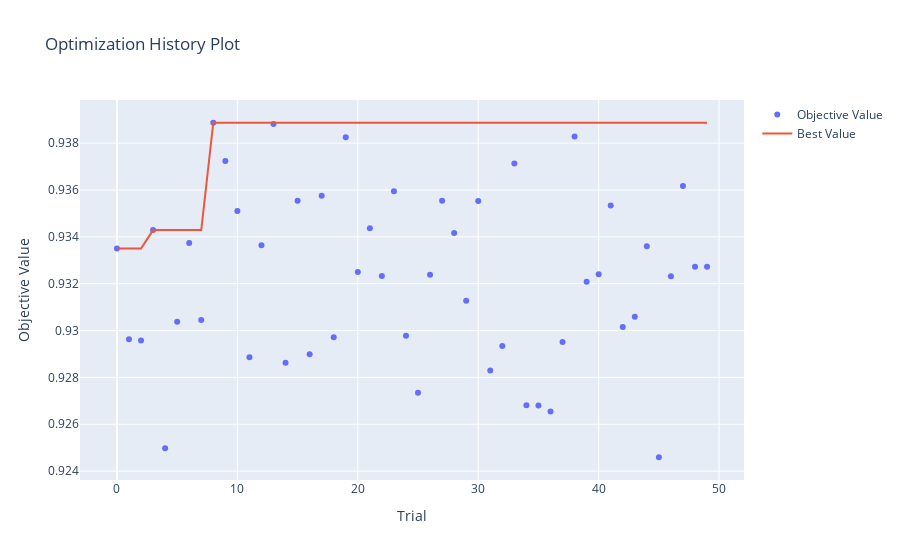

Notebook source saved alongside this figure:
### Markdown cell above
### Optimization History Plot
- This plot helps you understand if your optimization is making good progress or if it has reached its full potential.

- Trial-by-Trial Performance: Each dot on the plot represents a single trial (one set of hyperparameters) and its corresponding objective value (the R-squared score in your case). This shows you how the model performed with different parameter combinations.

- Progress Over Time: The x-axis represents the trial number. As you move from left to right, you can see how the performance of the trials changes over the course of the optimization.

- Convergence: The most important part of this plot is the "best value so far" line. This line shows the highest R-squared score found up to each trial. If this line starts to flatten out and doesn't improve much over the last few trials, it's a strong indicator that the optimization has converged. This can tell you that running more trials might not be necessary to find a better solution.

### Code cell
optuna.visualization.plot_optimization_history(study)

### Figure 1 — Plotly figure (JSON) as saved in the notebook; plotly's stock layout.template omitted (floating-point values rounded to 4 significant figures)
{"data": [{"mode": "markers", "name": "Objective Value", "type": "scatter", "x": [0, 1, 2, 3, 4, 5, 6, 7, 8, 9, 10, 11, 12, 13, 14, 15, 16, 17, 18, 19, 20, 21, 22, 23, 24, 25, 26, 27, 28, 29, 30, 31, 32, 33, 34, 35, 36, 37, 38, 39, 40, 41, 42, 43, 44, 45, 46, 47, 48, 49], "y": [0.9335, 0.9296, 0.9296, 0.9343, 0.925, 0.9304, 0.9337, 0.9304, 0.9389, 0.9372, 0.9351, 0.9289, 0.9336, 0.9388, 0.9286, 0.9355, 0.929, 0.9358, 0.9297, 0.9382, 0.9325, 0.9344, 0.9323, 0.9359, 0.9298, 0.9273, 0.9324, 0.9355, 0.9342, 0.9313, 0.9355, 0.9283, 0.9293, 0.9371, 0.9268, 0.9268, 0.9265, 0.9295, 0.9383, 0.9321, 0.9324, 0.9353, 0.9302, 0.9306, 0.9336, 0.9246, 0.9323, 0.9362, 0.9327, 0.9327]}, {"mode": "lines", "name": "Best Value", "type": "scatter", "x": [0, 1, 2, 3, 4, 5, 6, 7, 8, 9, 10, 11, 12, 13, 14, 15, 16, 17, 18, 19, 20, 21, 22, 23, 24, 25, 26, 27, 28, 29, 30, 31, 32, 33, 34, 35, 36, 37, 38, 39, 40, 41, 42, 43, 44, 45, 46, 47, 48, 49], "y": [0.9335, 0.9335, 0.9335, 0.9343, 0.9343, 0.9343, 0.9343, 0.9343, 0.9389, 0.9389, 0.9389, 0.9389, 0.9389, 0.9389, 0.9389, 0.9389, 0.9389, 0.9389, 0.9389, 0.9389, 0.9389, 0.9389, 0.9389, 0.9389, 0.9389, 0.9389, 0.9389, 0.9389, 0.9389, 0.9389, 0.9389, 0.9389, 0.9389, 0.9389, 0.9389, 0.9389, 0.9389, 0.9389, 0.9389, 0.9389, 0.9389, 0.9389, 0.9389, 0.9389, 0.9389, 0.9389, 0.9389, 0.9389, 0.9389, 0.9389]}, {"marker": {"color": "#cccccc"}, "mode": "markers", "name": "Infeasible Trial", "showlegend": false, "type": "scatter", "x": [], "y": []}], "layout": {"title": {"text": "Optimization History Plot"}, "xaxis": {"title": {"text": "Trial"}}, "yaxis": {"title": {"text": "Objective Value"}}}}
